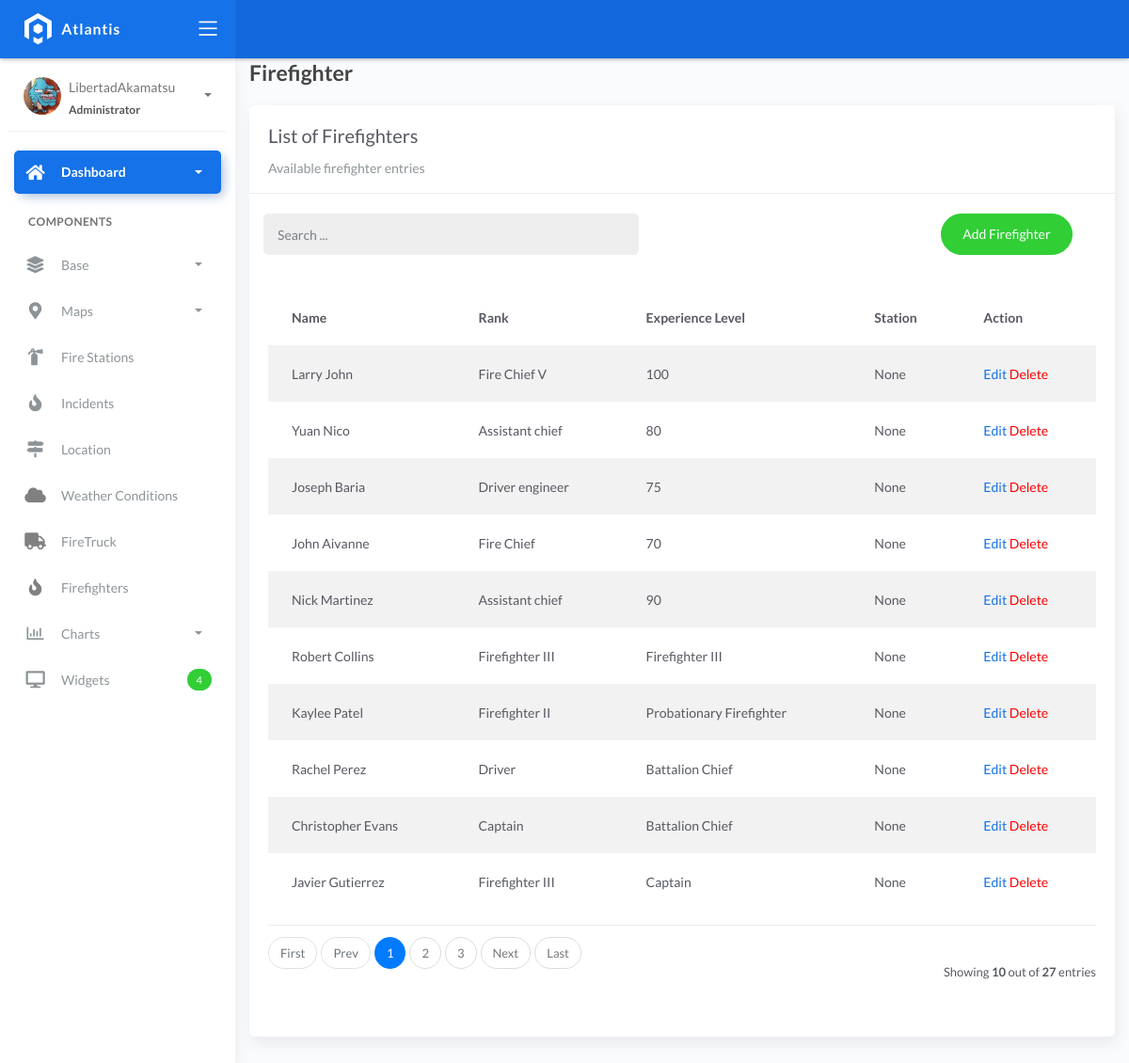
The app's page /firefighters/, older data.
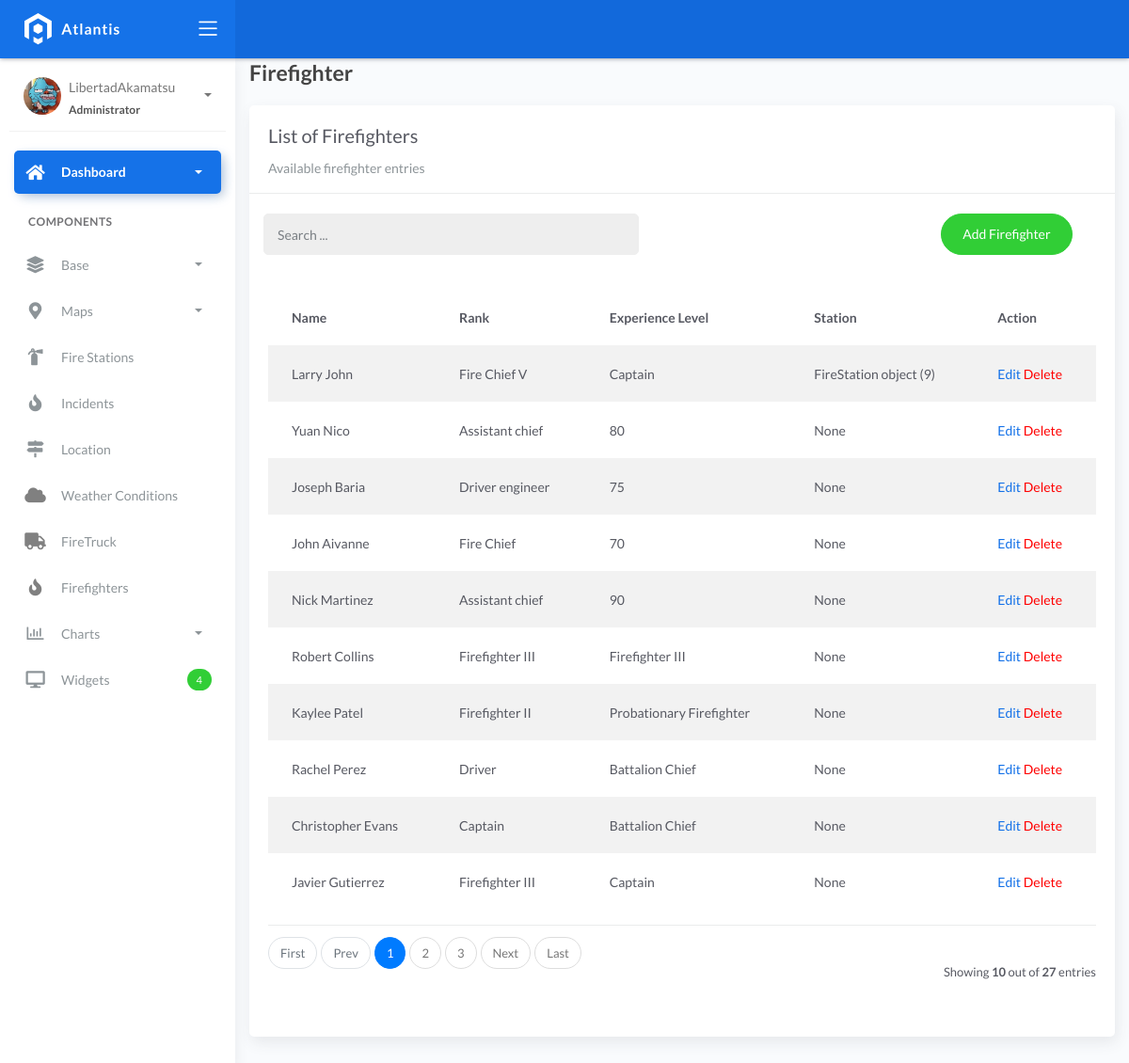
The same page, newer data.
### fire/models.py (models this page shows)
class BaseModel(models.Model):
    created_at = models.DateTimeField(auto_now_add=True, db_index=True)
    updated_at = models.DateTimeField(auto_now=True)
    class Meta:
        abstract = True

class Firefighters(BaseModel):
    XP_CHOICES = (
        ('Probationary Firefighter', 'Probationary Firefighter'),
        ('Firefighter I', 'Firefighter I'),
        ('Firefighter II', 'Firefighter II'),
        ('Firefighter III', 'Firefighter III'),
        ('Driver', 'Driver'),
        ('Captain', 'Captain'),
        ('Battalion Chief', 'Battalion Chief'),)
    name = models.CharField(max_length=150)
    rank = models.CharField(max_length=150)
    experience_level = models.CharField(max_length=150, choices=XP_CHOICES)
    station = models.ForeignKey(FireStation, on_delete=models.SET_NULL, null=True, blank=True)

class FireStation(BaseModel):
    name = models.CharField(max_length=150)
    latitude = models.DecimalField(
        max_digits=22, decimal_places=16, null=True, blank=True)
    longitude = models.DecimalField(
        max_digits=22, decimal_places=16, null=True, blank=True)
    address = models.CharField(max_length=150)
    city = models.CharField(max_length=150)  # can be in separate table
    country = models.CharField(max_length=150)  # can be in separate table

### fire/views.py (the view)
# urls.py: path('firefighters/', FirefightersListView.as_view(), name='firefighters-list'),
class FirefightersListView(ListView):
    model = Firefighters
    context_object_name = 'firefighters'
    template_name = 'firefighter_list.html'
    paginate_by = 10
    def get_queryset(self, *args, **kwargs):
        qs = super().get_queryset(*args, **kwargs)
        query = self.request.GET.get("q")
        if query:
            qs = qs.filter(Q(name__icontains=query))
        return qs

### templates/firefighter_list.html (shortened to what this page needs)
{% extends 'base.html' %}
{% load static %}
{% block content %}
<div class="content">
    <div class="container-fluid">
        <h4 class="page-title">Firefighter</h4>
        <div class="row">
            <div class="col-md-12">
                <div class="card">
                    <div class="card-header">
                        <div class="card-title">List of Firefighters</div>
                        <div class="card-category">Available firefighter entries</div>
                    </div>
                    <br />
                    <div class="col-md-12 row">
                        <div class="col-md-6">
                            <form class="navbar-left navbar-form nav-search mr-md-3" action="{% url 'firefighters-list' %}" method="get">
                                <div class="input-group">
                                    <input type="text" placeholder="Search ..." class="form-control" name="q"/>
                                    <div class="input-group-append">
                                        <span class="input-group-text">
                                        </span>
                                    </div>
                                </div>
                            </form>
                        </div>
                        <div class="col-md-6">
                            <div class="pull-right">
                                <a href="{% url 'firefighters-add'%}" class="btn btn-success btn-rounded">Add Firefighter</a>
                            </div>
                        </div>
                    </div>
                    <div class="card-body">
                        <table class="table table-striped mt-3">
                            <thead>
                                <tr>
                                    <th scope="col">Name</th>
                                    <th scope="col">Rank</th>
                                    <th scope="col">Experience Level</th>
                                    <th scope="col">Station</th>
                                    <th scope="col">Action</th>
                                </tr>
                            </thead>
                            <tbody>
                                {% for object in object_list %}
                                <tr>
                                    <td>{{ object.name }}</td>
                                    <td>{{ object.rank }}</td>
                                    <td>{{ object.experience_level  }}</td>
                                    <td>{{ object.station }}</td>
                                    <td>
                                        <a href="{% url 'firefighters-update' object.pk %}">Edit</a>
                                        <a style="color: red;"  href="{% url 'firefighters-delete' object.pk %}">Delete</a>
                                    </td>
                                </tr>
                                {% empty %}
                                <tr>
                                    <td colspan="2" style="text-align: center;">
                                        <p class="text-sm font-weight-bold mb-0">No FireStation Found</p>
                                    </td>
                                </tr>
                                {% endfor %}
                            </tbody>
                        </table>
                        {% include 'includes/pagination.html' %}
                    </div>
                </div>
            </div>
        </div>
    </div>
</div>
{% endblock %}

### templates/base.html (shortened to what this page needs)
{% load static %}
<!DOCTYPE html>
<html lang="en">
  <head>
    <link rel="stylesheet" href="{% static 'css/bootstrap.min.css' %}" />
    <link rel="stylesheet" href="{% static 'css/atlantis.min.css' %}" />
    <link rel="stylesheet" href="{% static 'css/demo.css' %}" />
  </head>
  <body>
    <div class="wrapper">
      <div class="main-header">
        <div class="logo-header" data-background-color="blue">
          <a href="index.html" class="logo">
            <img src="{% static 'img/logo.svg' %}" alt="navbar brand" class="navbar-brand" />
          </a>
          <div class="nav-toggle">
            <button class="btn btn-toggle toggle-sidebar">
              <i class="icon-menu"></i>
            </button>
          </div>
        </div>
        <nav class="navbar navbar-header navbar-expand-lg" data-background-color="blue2">
        </nav>
      </div>
      <div class="sidebar sidebar-style-2">
        <div class="sidebar-wrapper scrollbar scrollbar-inner">
          <div class="sidebar-content">
            <div class="user">
              <div class="avatar-sm float-left mr-2">
                <img src="{% static 'img/Lenard.jpg' %}" alt="..." class="avatar-img rounded-circle" />
              </div>
              <div class="info">
                <a data-toggle="collapse" href="#collapseExample" aria-expanded="true">
                  <span>
                   LibertadAkamatsu
                    <span class="user-level">Administrator</span>
                    <span class="caret"></span>
                  </span>
                </a>
              </div>
            </div>
            <ul class="nav nav-primary">
              <li class="nav-item active">
                <a data-toggle="collapse" href="#dashboard" class="collapsed" aria-expanded="false">
                  <i class="fas fa-home"></i>
                  <p>Dashboard</p>
                  <span class="caret"></span>
                </a>
              </li>
              <li class="nav-section">
                <h4 class="text-section">Components</h4>
              </li>
              <li class="nav-item">
                <a data-toggle="collapse" href="#base">
                  <i class="fas fa-layer-group"></i>
                  <p>Base</p>
                  <span class="caret"></span>
                </a>
              </li>
              <li class="nav-item">
                <a data-toggle="collapse" href="#maps">
                  <i class="fas fa-map-marker-alt"></i>
                  <p>Maps</p>
                  <span class="caret"></span>
                </a>
              </li>
              <li class="nav-item">
                <a href="{% url 'station-list' %}">
                  <i class="fas fa-fire-extinguisher"></i>
                  <p>Fire Stations</p>
                </a>
              </li>
              <li class="nav-item">
                <a href="{% url 'incident-list' %}">
                    <i class="fas fa-fire"></i>
                    <p>Incidents</p>
                </a>
            </li>
            <li class="nav-item">
              <a href="{% url 'loc-list' %}">
                <i class="fas fa-map-signs"></i>
                <p>Location</p>
              </a>
            </li>
            <li class="nav-item">
              <a href="{% url 'weather-list' %}">
                <i class="fas fa-cloud" style="color: gray;"></i>
                <p>Weather Conditions</p>
              </a>
            </li>
            <li class="nav-item">
              <a href="{% url 'fireTruck-list' %}">
                <i class="fas fa-truck" style="color: gray;"></i>
                <p>FireTruck</p>
              </a>
            </li>
            <li class="nav-item">
              <a href="{% url 'firefighters-list' %}">
                  <i class="fas fa-fire" style="color: gray;"></i>
                  <p>Firefighters</p>
              </a>
            </li>
              <li class="nav-item">
                <a data-toggle="collapse" href="#charts">
                  <i class="far fa-chart-bar"></i>
                  <p>Charts</p>
                  <span class="caret"></span>
                </a>
              </li>
              <li class="nav-item">
                <a href="widgets.html">
                  <i class="fas fa-desktop"></i>
                  <p>Widgets</p>
                  <span class="badge badge-success">4</span>
                </a>
              </li>
            </ul>
          </div>
        </div>
      </div>
      <div class="main-panel">
        <div class="content">
          {% block content %}
          {% endblock %}
          </div>
        </div>
      </div>
  </body>
</html>

### templates/includes/pagination.html (shortened to what this page needs)
{% if is_paginated %}
<div class="card-footer px-0 border-0 d-flex flex-column flex-lg-row align-items-center justify-content-between mt-3">
  <nav aria-label="Topics pagination" class="mb-4">
    <ul class="pagination">
      {% if page_obj.number > 1 %}
      <li class="page-item">
        <a class="page-link" href="?page=1">First</a>
      </li>
      {% else %}
      <li class="page-item disabled">
        <span class="page-link">First</span>
      </li>
      {% endif %} {% if page_obj.has_previous %}
      <li class="page-item">
        <a class="page-link" href="?page={{ page_obj.previous_page_number }}">Prev</a>
      </li>
      {% else %}
      <li class="page-item disabled">
        <span class="page-link">Prev</span>
      </li>
      {% endif %} {% for page_num in paginator.page_range %} {% if page_obj.number == page_num %}
      <li class="page-item active">
        <span class="page-link">
          {{ page_num }}
        </span>
      </li>
      {% elif page_num > page_obj.number|add:'-3' and page_num < page_obj.number|add:'3' %}
      <li class="page-item">
        <a class="page-link" href="?page={{ page_num }}">{{ page_num }}</a>
      </li>
      {% endif %} {% endfor %} {% if page_obj.has_next %}
      <li class="page-item">
        <a class="page-link" href="?page={{ page_obj.next_page_number }}">Next</a>
      </li>
      {% else %}
      <li class="page-item disabled">
        <span class="page-link">Next</span>
      </li>
      {% endif %} {% if page_obj.number != paginator.num_pages %}
      <li class="page-item">
        <a class="page-link" href="?page={{ paginator.num_pages }}">Last</a>
      </li>
      {% else %}
      <li class="page-item disabled">
        <span class="page-link">Last</span>
      </li>
      {% endif %}
    </ul>
  </nav>
  <div class="fw-normal small mt-4 mt-lg-0">Showing <b>{{object_list.count}}</b> out of <b>{{paginator.count}}</b> entries</div>
</div>
{% endif %}

Row changes from the older to the newer data that the page shows:
changed Firefighters "Larry John": experience_level "100" → "Captain"; station "None" → "FireStation object (9)"
